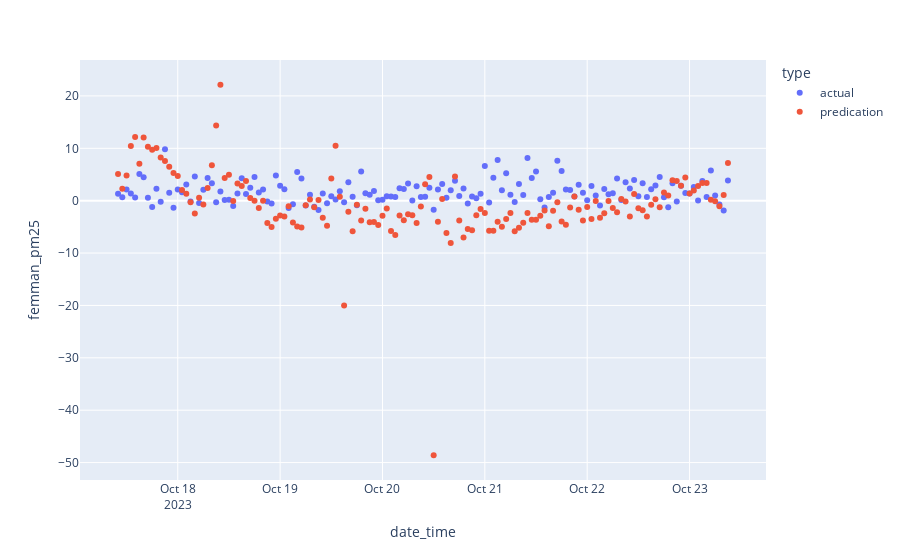

The cell this chart's notebook holds for it:
### Code cell
import plotly.express as px

fig = px.scatter(new_df, x="date_time", y="femman_pm25", color="type")
fig.show()

### Figure 1 — Plotly figure (JSON) as saved in the notebook; plotly's stock layout.template omitted (floating-point values rounded to 4 significant figures; data arrays with more than 128 entries replaced by an {"elided": "..."} marker saying what was removed)
{"data": [{"hovertemplate": "type=actual<br>date_time=%{x}<br>femman_pm25=%{y}<extra></extra>", "legendgroup": "actual", "marker": {"color": "#636efa", "symbol": "circle"}, "mode": "markers", "name": "actual", "orientation": "v", "showlegend": true, "type": "scatter", "x": {"elided": "168 str values"}, "xaxis": "x", "y": {"elided": "168 float values"}, "yaxis": "y"}, {"hovertemplate": "type=predication<br>date_time=%{x}<br>femman_pm25=%{y}<extra></extra>", "legendgroup": "predication", "marker": {"color": "#EF553B", "symbol": "circle"}, "mode": "markers", "name": "predication", "orientation": "v", "showlegend": true, "type": "scatter", "x": {"elided": "144 str values"}, "xaxis": "x", "y": {"elided": "144 float values"}, "yaxis": "y"}], "layout": {"autosize": true, "legend": {"title": {"text": "type"}, "tracegroupgap": 0}, "margin": {"t": 60}, "xaxis": {"anchor": "y", "autorange": true, "domain": [0, 1], "range": ["2023-10-17 01:11:59.4313", "2023-10-23 17:48:00.5687"], "title": {"text": "date_time"}, "type": "date"}, "yaxis": {"anchor": "x", "autorange": true, "domain": [0, 1], "range": [-54.08, 27.61], "title": {"text": "femman_pm25"}, "type": "linear"}}}
